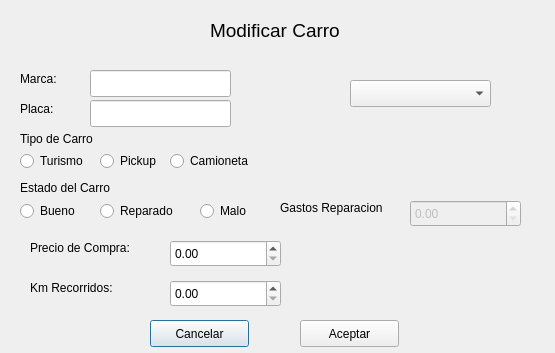
<?xml version="1.0" encoding="UTF-8"?>
<ui version="4.0">
 <class>Modificar_carro</class>
 <widget class="QDialog" name="Modificar_carro">
  <property name="geometry">
   <rect>
    <x>0</x>
    <y>0</y>
    <width>555</width>
    <height>353</height>
   </rect>
  </property>
  <property name="windowTitle">
   <string/>
  </property>
  <widget class="QComboBox" name="cb_modificar_carro">
   <property name="geometry">
    <rect>
     <x>350</x>
     <y>80</y>
     <width>141</width>
     <height>27</height>
    </rect>
   </property>
  </widget>
  <widget class="QLabel" name="label_4">
   <property name="geometry">
    <rect>
     <x>20</x>
     <y>180</y>
     <width>111</width>
     <height>16</height>
    </rect>
   </property>
   <property name="text">
    <string>Estado del Carro</string>
   </property>
  </widget>
  <widget class="QLabel" name="label_2">
   <property name="geometry">
    <rect>
     <x>20</x>
     <y>70</y>
     <width>67</width>
     <height>17</height>
    </rect>
   </property>
   <property name="text">
    <string>Marca:</string>
   </property>
  </widget>
  <widget class="QDoubleSpinBox" name="dsb_carro_km_recorridos_modificar">
   <property name="geometry">
    <rect>
     <x>170</x>
     <y>280</y>
     <width>111</width>
     <height>27</height>
    </rect>
   </property>
   <property name="maximum">
    <double>999999.989999999990687</double>
   </property>
  </widget>
  <widget class="QPushButton" name="pb_modificar_carro_cancelar">
   <property name="geometry">
    <rect>
     <x>150</x>
     <y>320</y>
     <width>99</width>
     <height>27</height>
    </rect>
   </property>
   <property name="cursor">
    <cursorShape>ClosedHandCursor</cursorShape>
   </property>
   <property name="text">
    <string>Cancelar</string>
   </property>
  </widget>
  <widget class="QRadioButton" name="rb_tipo_camioneta_modificar">
   <property name="geometry">
    <rect>
     <x>170</x>
     <y>150</y>
     <width>117</width>
     <height>22</height>
    </rect>
   </property>
   <property name="text">
    <string>Camioneta</string>
   </property>
   <attribute name="buttonGroup">
    <string notr="true">buttonGroup</string>
   </attribute>
  </widget>
  <widget class="QRadioButton" name="rb_tipo_pickup_modificar">
   <property name="geometry">
    <rect>
     <x>100</x>
     <y>150</y>
     <width>71</width>
     <height>22</height>
    </rect>
   </property>
   <property name="text">
    <string>Pickup</string>
   </property>
   <attribute name="buttonGroup">
    <string notr="true">buttonGroup</string>
   </attribute>
  </widget>
  <widget class="QPushButton" name="pb_modificar_carro_aceptar">
   <property name="geometry">
    <rect>
     <x>300</x>
     <y>320</y>
     <width>99</width>
     <height>27</height>
    </rect>
   </property>
   <property name="cursor">
    <cursorShape>PointingHandCursor</cursorShape>
   </property>
   <property name="text">
    <string>Aceptar</string>
   </property>
  </widget>
  <widget class="QLabel" name="label_5">
   <property name="geometry">
    <rect>
     <x>30</x>
     <y>240</y>
     <width>131</width>
     <height>16</height>
    </rect>
   </property>
   <property name="text">
    <string>Precio de Compra:</string>
   </property>
  </widget>
  <widget class="QLineEdit" name="le_placa_carro_modificar">
   <property name="geometry">
    <rect>
     <x>90</x>
     <y>100</y>
     <width>141</width>
     <height>27</height>
    </rect>
   </property>
  </widget>
  <widget class="QRadioButton" name="rb_tipo_turismo_modificar">
   <property name="geometry">
    <rect>
     <x>20</x>
     <y>150</y>
     <width>81</width>
     <height>22</height>
    </rect>
   </property>
   <property name="text">
    <string>Turismo</string>
   </property>
   <attribute name="buttonGroup">
    <string notr="true">buttonGroup</string>
   </attribute>
  </widget>
  <widget class="QRadioButton" name="rb_estado_bueno_carro_modificar">
   <property name="geometry">
    <rect>
     <x>20</x>
     <y>200</y>
     <width>71</width>
     <height>22</height>
    </rect>
   </property>
   <property name="text">
    <string>Bueno</string>
   </property>
   <attribute name="buttonGroup">
    <string notr="true">buttonGroup_2</string>
   </attribute>
  </widget>
  <widget class="QDoubleSpinBox" name="dsb_carro_precio_compra_modificar">
   <property name="geometry">
    <rect>
     <x>170</x>
     <y>240</y>
     <width>111</width>
     <height>27</height>
    </rect>
   </property>
   <property name="maximum">
    <double>999999.989999999990687</double>
   </property>
  </widget>
  <widget class="QRadioButton" name="rb_estado_malo_carro_modificar">
   <property name="geometry">
    <rect>
     <x>200</x>
     <y>200</y>
     <width>61</width>
     <height>22</height>
    </rect>
   </property>
   <property name="text">
    <string>Malo</string>
   </property>
   <attribute name="buttonGroup">
    <string notr="true">buttonGroup_2</string>
   </attribute>
  </widget>
  <widget class="QLabel" name="label_6">
   <property name="geometry">
    <rect>
     <x>30</x>
     <y>280</y>
     <width>131</width>
     <height>16</height>
    </rect>
   </property>
   <property name="text">
    <string>Km Recorridos:</string>
   </property>
  </widget>
  <widget class="QLabel" name="label_7">
   <property name="geometry">
    <rect>
     <x>20</x>
     <y>130</y>
     <width>91</width>
     <height>17</height>
    </rect>
   </property>
   <property name="text">
    <string>Tipo de Carro</string>
   </property>
  </widget>
  <widget class="QLabel" name="label_8">
   <property name="geometry">
    <rect>
     <x>280</x>
     <y>200</y>
     <width>131</width>
     <height>16</height>
    </rect>
   </property>
   <property name="text">
    <string>Gastos Reparacion</string>
   </property>
  </widget>
  <widget class="QLabel" name="label_3">
   <property name="geometry">
    <rect>
     <x>20</x>
     <y>100</y>
     <width>67</width>
     <height>17</height>
    </rect>
   </property>
   <property name="text">
    <string>Placa:</string>
   </property>
  </widget>
  <widget class="QRadioButton" name="rb_estado_reparado_carro_modificar">
   <property name="geometry">
    <rect>
     <x>100</x>
     <y>200</y>
     <width>91</width>
     <height>22</height>
    </rect>
   </property>
   <property name="text">
    <string>Reparado</string>
   </property>
   <attribute name="buttonGroup">
    <string notr="true">buttonGroup_2</string>
   </attribute>
  </widget>
  <widget class="QLineEdit" name="le_marca_carro_modificar">
   <property name="geometry">
    <rect>
     <x>90</x>
     <y>70</y>
     <width>141</width>
     <height>27</height>
    </rect>
   </property>
  </widget>
  <widget class="QDoubleSpinBox" name="dsb_carro_gastos_reparacion_modificar">
   <property name="enabled">
    <bool>false</bool>
   </property>
   <property name="geometry">
    <rect>
     <x>410</x>
     <y>200</y>
     <width>111</width>
     <height>27</height>
    </rect>
   </property>
   <property name="maximum">
    <double>999999.989999999990687</double>
   </property>
  </widget>
  <widget class="QLabel" name="label">
   <property name="geometry">
    <rect>
     <x>210</x>
     <y>20</y>
     <width>141</width>
     <height>21</height>
    </rect>
   </property>
   <property name="font">
    <font>
     <pointsize>14</pointsize>
    </font>
   </property>
   <property name="text">
    <string>Modificar Carro</string>
   </property>
  </widget>
 </widget>
 <resources/>
 <connections>
  <connection>
   <sender>pb_modificar_carro_cancelar</sender>
   <signal>clicked()</signal>
   <receiver>Modificar_carro</receiver>
   <slot>close()</slot>
   <hints>
    <hint type="sourcelabel">
     <x>197</x>
     <y>330</y>
    </hint>
    <hint type="destinationlabel">
     <x>105</x>
     <y>327</y>
    </hint>
   </hints>
  </connection>
 </connections>
 <buttongroups>
  <buttongroup name="buttonGroup"/>
  <buttongroup name="buttonGroup_2"/>
 </buttongroups>
</ui>
